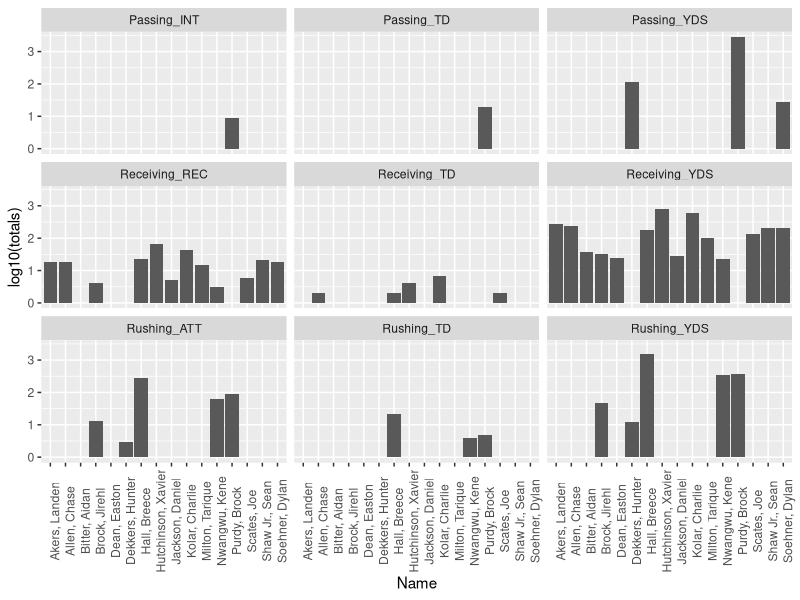
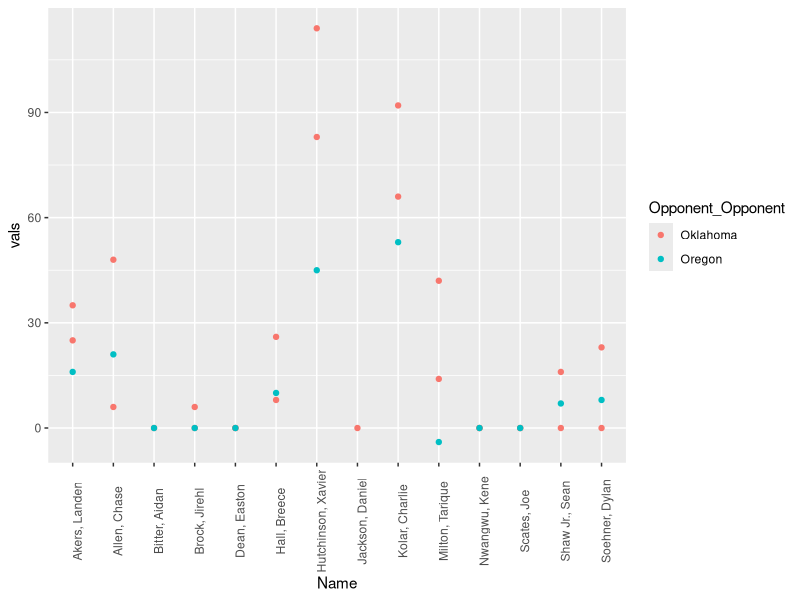

R code for these plots, in order:
## ---- chunk 1
library(readxl)
library(tidyverse)

defense <- read_excel('cyclonesFootball2020.xlsx', sheet = 'Defensive')
offense <- read_excel('cyclonesFootball2020.xlsx', sheet = 'Offensive')
bio <- read_excel('cyclonesFootball2020.xlsx', sheet = 'Biography')
## ---- chunk 2
defense$Name <- factor(defense$Name)
defense$Opponent_Opponent <- factor(defense$Opponent_Opponent)

offense$Name <- factor(offense$Name)
offense$Opponent_Opponent <- factor(offense$Opponent_Opponent)

bio$Name <- factor(bio$Name)
## ---- chunk 3
defense <- defense %>% mutate(across(c(3:11),as.numeric))

offense <- offense %>% mutate(across(c(3:12),as.numeric))

bio$Weight <- as.numeric(bio$Weight)
## ---- chunk 4
bioClean <- bio %>% separate(Height, c("Feet", "Inches"), sep = '-') %>% mutate(across(c(Feet, Inches), as.numeric)) %>% mutate(Height = Feet + (Inches/12)) %>% select(-Feet) %>% select(-Inches) %>% 
  select(c(Name, Position, Height, Weight, Class, Hometown, Highschool)) 
str(bioClean)
## ---- chunk 5
offClean <- offense %>% group_by(Name,Opponent_Opponent) %>% mutate(GameNumber = n()) %>% 
  mutate(GameNumber = case_when(!(row_number() %% 2 == 0)~ 1,(row_number() %% 2 == 0) ~2)) %>% ungroup()

str(offClean)

defClean <- defense %>% group_by(Name,Opponent_Opponent) %>% mutate(GameNumber = n()) %>% 
  mutate(GameNumber = case_when(!(row_number() %% 2 == 0)~ 1,(row_number() %% 2 == 0) ~2)) %>% ungroup()

str(defClean)
## ---- chunk 6
offClean <- offClean %>% pivot_longer(cols = 3:12, names_to = "stat", values_to = "vals")
## ---- chunk 7
pOffStats <- offClean %>% group_by(Name, stat) %>% summarise(totals = sum(vals)) 
## ---- chunk 8
pOffStats <- pOffStats %>% drop_na()
pOffStats <- pOffStats[!(pOffStats$stat == 'GameNumber'),]

plot <- ggplot(pOffStats, aes(x = Name, y = log10(totals))) + geom_bar(stat = "identity") + facet_wrap(~stat) + theme(axis.text.x = element_text(angle = 90))
plot
## ---- chunk 9
OorO <- offClean %>% filter(Opponent_Opponent == "Oregon" | Opponent_Opponent == "Oklahoma") %>% filter(stat == "Receiving_YDS") %>% drop_na()

plot <- ggplot(OorO, aes(x = Name, y = vals, color = Opponent_Opponent)) + geom_point()+ theme(axis.text.x = element_text(angle = 90))
plot
## ---- chunk 10
bioClean <- bioClean %>% separate(Hometown, c("City", "State"), sep = ', ')
head(bioClean)
## ---- chunk 11
stateSearch <- bioClean %>% group_by(State) %>% summarise(num = n()) %>% arrange(desc(num)) %>% print
## ---- chunk 12
bDef <- defClean %>% group_by(Name) %>% select(Tackles_Solo) %>% summarise(tackles = sum(Tackles_Solo))
filter(bDef, Name == "Purdy, Brock")
mean(bDef$tackles)
## ---- chunk 13
bOff <- offClean %>% filter(stat == "Passing_YDS") %>% drop_na() %>% group_by(Name) %>% summarize(PassingYards = mean(vals)) %>% print
